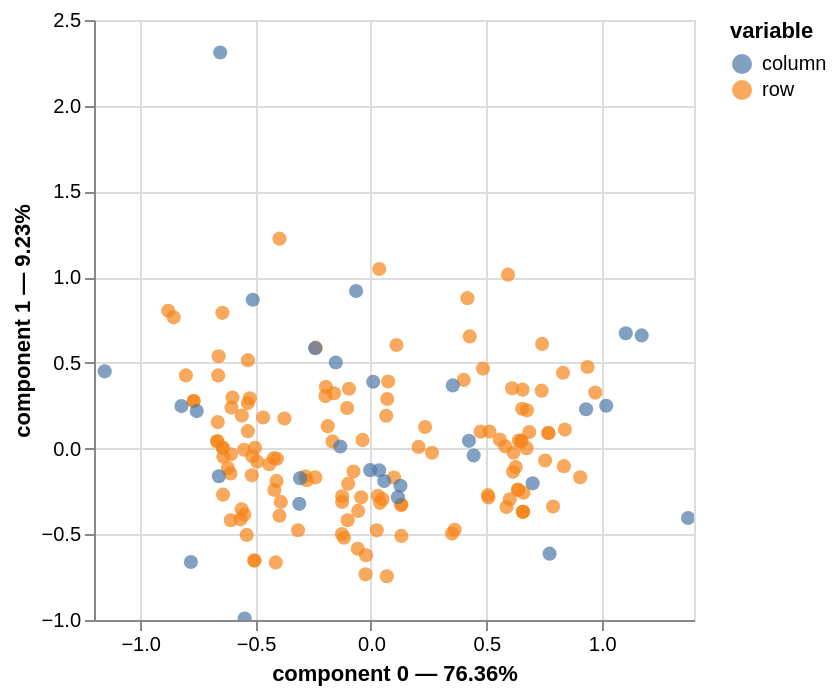

This figure's notebook cell:
### Code cell
# Plot of MCA
mca.plot(
    X_train_raw[cols_mca],
    x_component=0,
    y_component=1,
    show_column_markers=True,
    show_row_markers=True,
    show_column_labels=False,
    show_row_labels=False,
)

### Figure 1 — Vega-Lite specification as saved in the notebook (floating-point values rounded to 4 significant figures; data arrays with more than 128 entries replaced by an {"elided": "..."} marker saying what was removed)
{"config": {"view": {"continuousWidth": 300, "continuousHeight": 300}}, "layer": [{"data": {"name": "data-c8355b37f9f23a5dcb1fec2a24a8a8f3"}, "mark": {"type": "circle", "size": 50}, "encoding": {"color": {"field": "variable", "type": "nominal"}, "tooltip": [{"field": "variable", "type": "nominal"}, {"field": "value", "type": "nominal"}, {"field": "component 0", "type": "quantitative"}, {"field": "component 1", "type": "quantitative"}], "x": {"axis": {"title": "component 0 — 76.36%"}, "field": "component 0", "scale": {"zero": false}, "type": "quantitative"}, "y": {"axis": {"title": "component 1 — 9.23%"}, "field": "component 1", "scale": {"zero": false}, "type": "quantitative"}}, "name": "view_3e7005d82c6f4f63_0"}, {"data": {"name": "data-1bdc75581c9e83c47fef6e2219314f6d"}, "mark": {"type": "circle", "size": 50}, "encoding": {"color": {"field": "variable", "type": "nominal"}, "tooltip": [{"field": "variable", "type": "nominal"}, {"field": "value", "type": "nominal"}, {"field": "component 0", "type": "quantitative"}, {"field": "component 1", "type": "quantitative"}], "x": {"axis": {"title": "component 0 — 76.36%"}, "field": "component 0", "scale": {"zero": false}, "type": "quantitative"}, "y": {"axis": {"title": "component 1 — 9.23%"}, "field": "component 1", "scale": {"zero": false}, "type": "quantitative"}}}], "params": [{"name": "param_1e9efca18e7a2868", "select": {"type": "interval", "encodings": ["x", "y"]}, "bind": "scales", "views": ["view_3e7005d82c6f4f63_0"]}], "$schema": "https://vega.github.io/schema/vega-lite/v6.4.1.json", "datasets": {"data-c8355b37f9f23a5dcb1fec2a24a8a8f3": {"elided": "135 records"}, "data-1bdc75581c9e83c47fef6e2219314f6d": [{"component 0": 0.4451, "component 1": -0.04033, "component 2": -0.2375, "component 3": -0.9568, "component 4": -0.8166, "component 5": -0.2439, "component 6": -0.5152, "component 7": -0.2064, "component 8": -0.222, "component 9": 0.5262, "component 10": 0.4356, "component 11": 0.4756, "variable": "column", "value": "43.A__0", "label": "43.A__0"}, {"component 0": -0.1327, "component 1": 0.01202, "component 2": 0.07081, "component 3": 0.2852, "component 4": 0.2434, "component 5": 0.07271, "component 6": 0.1536, "component 7": 0.06152, "component 8": 0.06618, "component 9": -0.1569, "component 10": -0.1299, "component 11": -0.1418, "variable": "column", "value": "43.A__1", "label": "43.A__1"}, {"component 0": -0.003216, "component 1": -0.126, "component 2": -0.1529, "component 3": -0.3285, "component 4": 0.181, "component 5": 0.01707, "component 6": 0.1624, "component 7": 0.06129, "component 8": -0.06286, "component 9": 0.006779, "component 10": -0.1871, "component 11": 0.03932, "variable": "column", "value": "43.B__0", "label": "43.B__0"}, {"component 0": 0.00994, "component 1": 0.3896, "component 2": 0.4727, "component 3": 1.016, "component 4": -0.5596, "component 5": -0.05278, "component 6": -0.5019, "component 7": -0.1894, "component 8": 0.1943, "component 9": -0.02095, "component 10": 0.5782, "component 11": -0.1215, "variable": "column", "value": "43.B__1", "label": "43.B__1"}, {"component 0": 0.03572, "component 1": -0.1263, "component 2": 0.02516, "component 3": 0.02144, "component 4": -0.08178, "component 5": 0.01708, "component 6": 0.046, "component 7": -0.06927, "component 8": -0.02879, "component 9": 0.005055, "component 10": -0.0806, "component 11": -0.07788, "variable": "column", "value": "43.C__0", "label": "43.C__0"}, {"component 0": -0.6532, "component 1": 2.31, "component 2": -0.4601, "component 3": -0.3921, "component 4": 1.495, "component 5": -0.3124, "component 6": -0.8412, "component 7": 1.267, "component 8": 0.5264, "component 9": -0.09243, "component 10": 1.474, "component 11": 1.424, "variable": "column", "value": "43.C__1", "label": "43.C__1"}, {"component 0": 0.128, "component 1": -0.2171, "component 2": 0.1086, "component 3": 0.03775, "component 4": -0.2818, "component 5": -0.06641, "component 6": -0.08345, "component 7": -0.03179, "component 8": -0.07672, "component 9": -0.02283, "component 10": -0.003823, "component 11": -0.001792, "variable": "column", "value": "43.D__0", "label": "43.D__0"}, {"component 0": -0.5119, "component 1": 0.8683, "component 2": -0.4345, "component 3": -0.151, "component 4": 1.127, "component 5": 0.2657, "component 6": 0.3338, "component 7": 0.1272, "component 8": 0.3069, "component 9": 0.09131, "component 10": 0.01529, "component 11": 0.007169, "variable": "column", "value": "43.D__1", "label": "43.D__1"}, {"component 0": 1.02, "component 1": 0.2499, "component 2": -0.1231, "component 3": 0.02904, "component 4": 0.1486, "component 5": 0.1201, "component 6": 0.1672, "component 7": -0.2563, "component 8": -0.1322, "component 9": -0.07995, "component 10": 0.1717, "component 11": -0.16, "variable": "column", "value": "43.E__0", "label": "43.E__0"}, {"component 0": -0.659, "component 1": -0.1615, "component 2": 0.07954, "component 3": -0.01877, "component 4": -0.09606, "component 5": -0.07764, "component 6": -0.1081, "component 7": 0.1657, "component 8": 0.08547, "component 9": 0.05167, "component 10": -0.1109, "component 11": 0.1034, "variable": "column", "value": "43.E__1", "label": "43.E__1"}, {"component 0": -0.307, "component 1": -0.1728, "component 2": -0.1358, "component 3": -0.01148, "component 4": 0.05091, "component 5": -0.1194, "component 6": -0.1786, "component 7": -0.06846, "component 8": 0.09347, "component 9": -0.01203, "component 10": -0.07295, "component 11": 0.05522, "variable": "column", "value": "43.F__0", "label": "43.F__0"}, {"component 0": 1.173, "component 1": 0.6603, "component 2": 0.5191, "component 3": 0.04386, "component 4": -0.1945, "component 5": 0.4563, "component 6": 0.6825, "component 7": 0.2616, "component 8": -0.3572, "component 9": 0.04596, "component 10": 0.2788, "component 11": -0.211, "variable": "column", "value": "43.F__1", "label": "43.F__1"}, {"component 0": 0.7008, "component 1": -0.203, "component 2": -0.2831, "component 3": 0.05987, "component 4": 0.04777, "component 5": 0.05077, "component 6": -0.1276, "component 7": 0.2527, "component 8": 0.1435, "component 9": 0.0206, "component 10": -0.1851, "component 11": 0.1694, "variable": "column", "value": "43.G__0", "label": "43.G__0"}, {"component 0": -0.7547, "component 1": 0.2186, "component 2": 0.3049, "component 3": -0.06447, "component 4": -0.05144, "component 5": -0.05467, "component 6": 0.1374, "component 7": -0.2722, "component 8": -0.1545, "component 9": -0.02218, "component 10": 0.1994, "component 11": -0.1824, "variable": "column", "value": "43.G__1", "label": "43.G__1"}, {"component 0": 0.05749, "component 1": -0.1895, "component 2": -0.06809, "component 3": -0.2686, "component 4": 0.07263, "component 5": -0.2636, "component 6": 0.1998, "component 7": -0.1522, "component 8": 0.1998, "component 9": -0.002076, "component 10": 0.1988, "component 11": -0.1157, "variable": "column", "value": "43.H__0", "label": "43.H__0"}, {"component 0": -0.1523, "component 1": 0.5018, "component 2": 0.1804, "component 3": 0.7114, "component 4": -0.1924, "component 5": 0.6982, "component 6": -0.5291, "component 7": 0.4032, "component 8": -0.5292, "component 9": 0.005499, "component 10": -0.5266, "component 11": 0.3063, "variable": "column", "value": "43.H__1", "label": "43.H__1"}, {"component 0": 0.3547, "component 1": 0.3685, "component 2": 0.1599, "component 3": 0.1518, "component 4": -0.02719, "component 5": -0.4416, "component 6": -0.2418, "component 7": -0.2181, "component 8": 0.5272, "component 9": -0.1817, "component 10": -0.2772, "component 11": -0.07022, "variable": "column", "value": "43.I__0", "label": "43.I__0"}, {"component 0": -0.3104, "component 1": -0.3225, "component 2": -0.1399, "component 3": -0.1328, "component 4": 0.02379, "component 5": 0.3864, "component 6": 0.2116, "component 7": 0.1909, "component 8": -0.4613, "component 9": 0.159, "component 10": 0.2425, "component 11": 0.06144, "variable": "column", "value": "43.I__1", "label": "43.I__1"}, {"component 0": 0.1168, "component 1": -0.2833, "component 2": 0.1018, "component 3": -0.01799, "component 4": 0.1876, "component 5": -0.1263, "component 6": -0.2659, "component 7": 0.2519, "component 8": -0.1265, "component 9": -0.24, "component 10": 0.2154, "component 11": -0.1725, "variable": "column", "value": "43.J__0", "label": "43.J__0"}, {"component 0": -0.2416, "component 1": 0.5858, "component 2": -0.2105, "component 3": 0.0372, "component 4": -0.388, "component 5": 0.2611, "component 6": 0.5499, "component 7": -0.521, "component 8": 0.2616, "component 9": 0.4963, "component 10": -0.4455, "component 11": 0.3567, "variable": "column", "value": "43.J__1", "label": "43.J__1"}, {"component 0": -1.154, "component 1": 0.4504, "component 2": -0.8336, "component 3": 0.1563, "component 4": -0.3913, "component 5": -0.2399, "component 6": 0.2104, "component 7": 0.1013, "component 8": -0.2766, "component 9": -0.1636, "component 10": 0.1411, "component 11": -0.7554, "variable": "column", "value": "44__1", "label": "44__1"}, {"component 0": -0.7802, "component 1": -0.6616, "component 2": 0.9355, "component 3": 0.1179, "component 4": 0.00578, "component 5": 0.8459, "component 6": 0.4195, "component 7": -0.6191, "component 8": 0.4962, "component 9": -0.6757, "component 10": 0.5592, "component 11": 0.9154, "variable": "column", "value": "44__2", "label": "44__2"}, {"component 0": -0.06439, "component 1": 0.9192, "component 2": 1.155, "component 3": -0.3545, "component 4": 0.5119, "component 5": -0.5965, "component 6": -0.4023, "component 7": -0.1639, "component 8": -0.4657, "component 9": 0.9134, "component 10": -0.2271, "component 11": -0.1514, "variable": "column", "value": "44__3", "label": "44__3"}, {"component 0": 0.9324, "component 1": 0.2297, "component 2": -0.1299, "component 3": -0.7403, "component 4": -0.8079, "component 5": 0.934, "component 6": -0.1692, "component 7": 0.9315, "component 8": 1.008, "component 9": 0.03762, "component 10": -0.04322, "component 11": -0.4686, "variable": "column", "value": "44__4", "label": "44__4"}, {"component 0": 0.7741, "component 1": -0.6129, "component 2": -0.471, "component 3": 0.4071, "component 4": 0.4004, "component 5": -0.4073, "component 6": -0.05136, "component 7": -0.1398, "component 8": -0.3133, "component 9": -0.06979, "component 10": -0.2367, "component 11": 0.3904, "variable": "column", "value": "44__5", "label": "44__5"}, {"component 0": -0.8211, "component 1": 0.2477, "component 2": -0.6354, "component 3": 0.05906, "component 4": -0.4167, "component 5": -0.1525, "component 6": -0.0533, "component 7": 0.08827, "component 8": -0.03077, "component 9": -0.1936, "component 10": -0.03041, "component 11": 0.1275, "variable": "column", "value": "45__1", "label": "45__1"}, {"component 0": -0.547, "component 1": -0.9915, "component 2": 0.6186, "component 3": -0.1591, "component 4": 0.6802, "component 5": 0.681, "component 6": -0.546, "component 7": -0.09297, "component 8": 0.38, "component 9": 0.7328, "component 10": -0.1054, "component 11": -0.4566, "variable": "column", "value": "45__2", "label": "45__2"}, {"component 0": 0.4246, "component 1": 0.04496, "component 2": 1.088, "component 3": -0.1747, "component 4": -0.2589, "component 5": -0.8083, "component 6": 0.8281, "component 7": 0.7685, "component 8": -0.09557, "component 9": -0.2658, "component 10": -0.2047, "component 11": 0.305, "variable": "column", "value": "45__3", "label": "45__3"}, {"component 0": 1.104, "component 1": 0.6725, "component 2": -0.1989, "component 3": -0.5802, "component 4": 0.302, "component 5": 0.58, "component 6": -0.5151, "component 7": -0.9405, "component 8": -0.398, "component 9": -0.7067, "component 10": -0.03786, "component 11": -0.1238, "variable": "column", "value": "45__4", "label": "45__4"}, {"component 0": 1.374, "component 1": -0.4049, "component 2": -0.8709, "component 3": 1.799, "component 4": 0.2491, "component 5": -0.1635, "component 6": 0.5648, "component 7": -0.008333, "component 8": 0.3736, "component 9": 1.374, "component 10": 0.9572, "component 11": 0.003134, "variable": "column", "value": "45__5", "label": "45__5"}]}}
